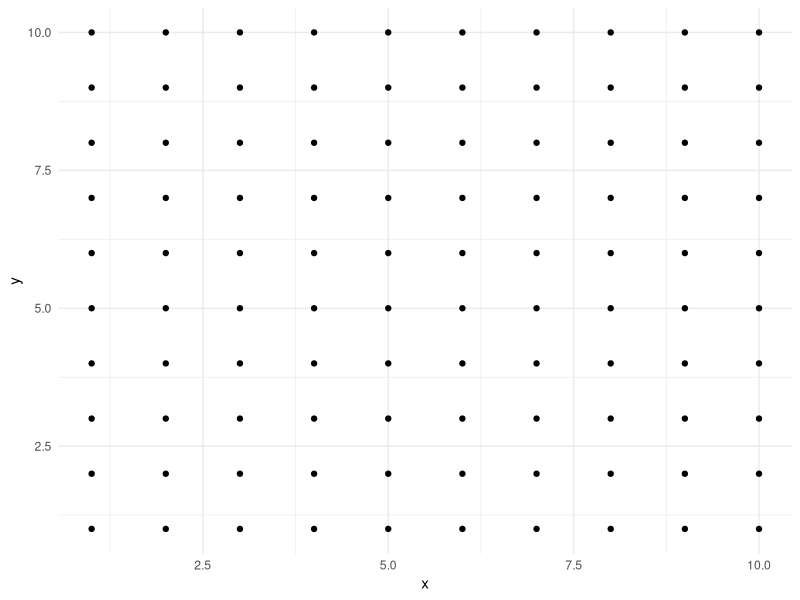
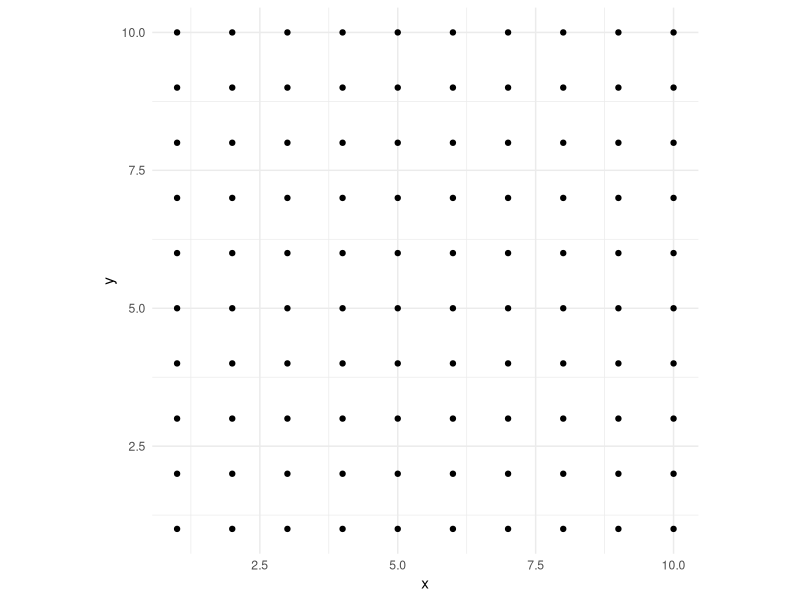
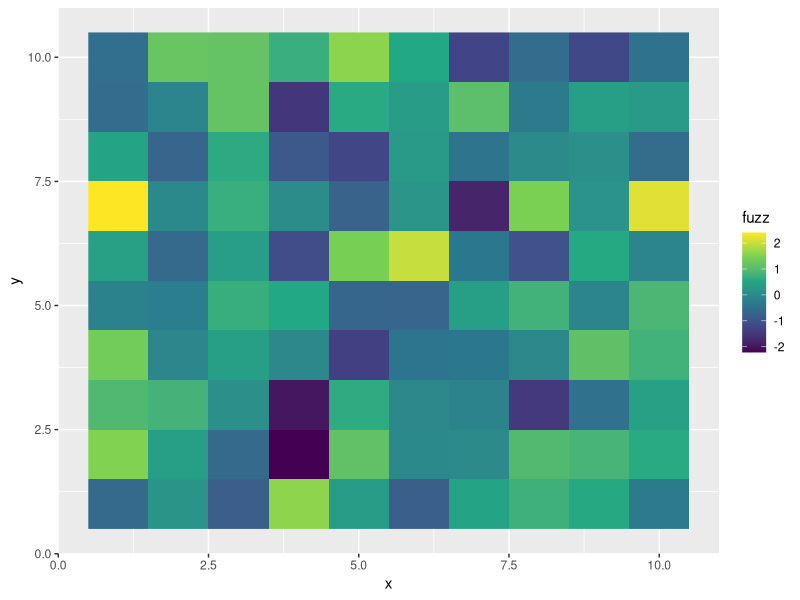
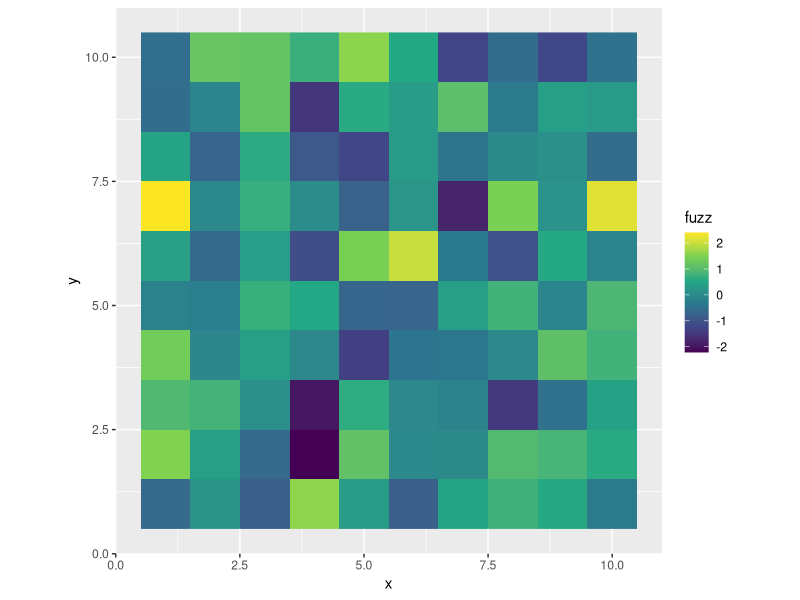
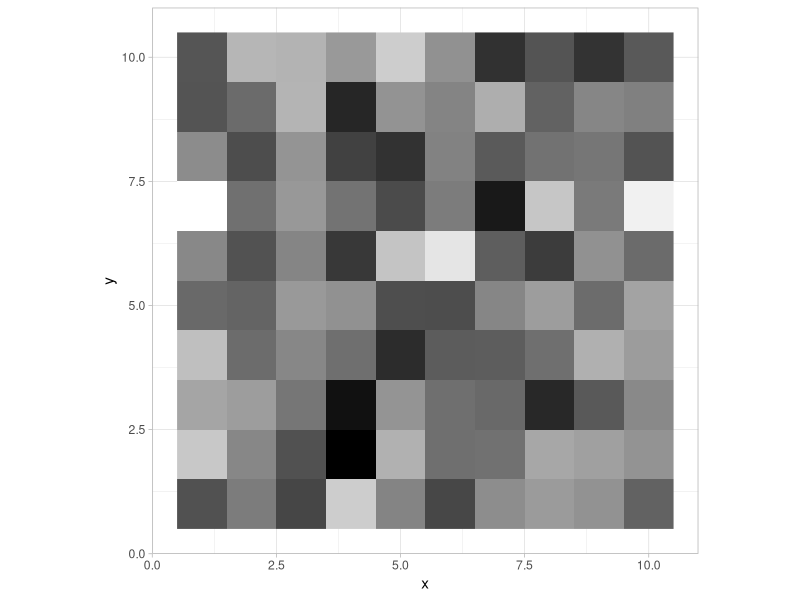
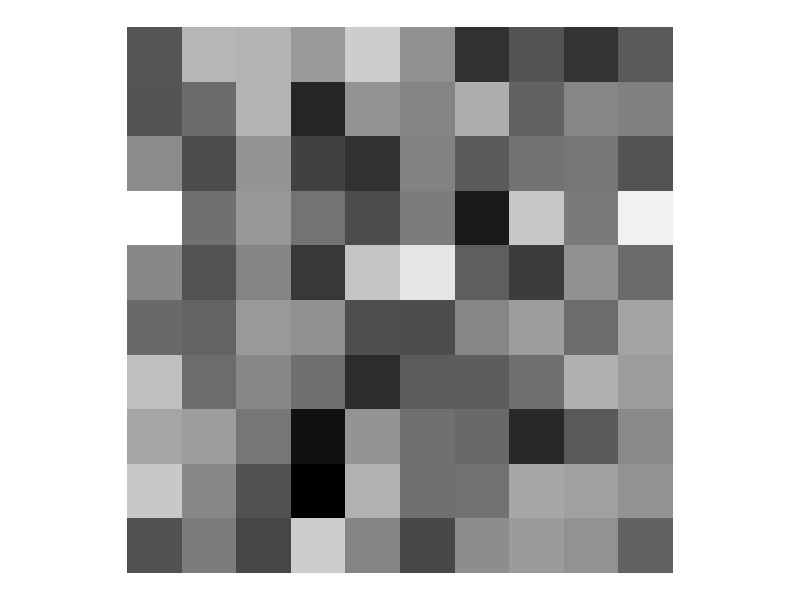

Here is the R script that generated these plots, in order:
## ---- chunk 1
knitr::opts_chunk$set(fig.height=3, comment="#")
## ---- chunk 2
options(
ggplot2.continuous.colour = "viridis",
ggplot2.continuous.fill = "viridis",
ggplot2.discrete.colour = "brewer",
ggplot2.discrete.fill = "brewer"
)
## ---- chunk 3
library("tidyverse")



df <- expand.grid("x" = 1:10, "y" = 1:10) 
ggplot(df, aes(x, y)) +
  geom_point() +
  theme_minimal()

## ---- chunk 4
ggplot(df, aes(x, y)) +
  geom_point() +
  theme_minimal() +
  coord_equal()
## ---- chunk 5
set.seed(1)
fuzz <- rnorm(nrow(df))
ggplot(df,aes(x,y)) + geom_raster(aes(fill=fuzz))
## ---- chunk 6
ggplot(df,aes(x,y)) + geom_raster(aes(fill=fuzz)) + coord_equal()
## ---- chunk 7
#ggplot(df,aes(x,y)) + geom_raster(aes(fill=fuzz)) + scale_fill_gradient2(low="white", high="black") coord_equal() +theme_light()
ggplot(df, aes(x = x, y = y)) +
  geom_raster(aes(fill = fuzz)) + 
  scale_fill_gradient(low = "black", high = "white") + 
  coord_equal() + 
  theme_light() +
  theme(legend.position = "none")

## ---- chunk 8
ggplot(df, aes(x = x, y = y)) +
  geom_tile(aes(fill = fuzz)) + 
  scale_fill_gradient(low = "black", high = "white") + 
  coord_equal() + 
  theme_void() +
  theme(legend.position = "none")
## ---- chunk 9
A <- matrix(c(1,3,2,-7,9,1,-2,2,4), nrow = 3, byrow = TRUE)
ev <- eigen(A)
V <- ev$vectors
L <- ev$values
Lamda <- matrix(c(0,0,0,0,0,0,0,0,0), nrow = 3)
for(i in 1:length(L)){
  Lamda[i,i] <- L[i]
}
V_1 <- solve(V)
A
V %*% Lamda %*% V_1

